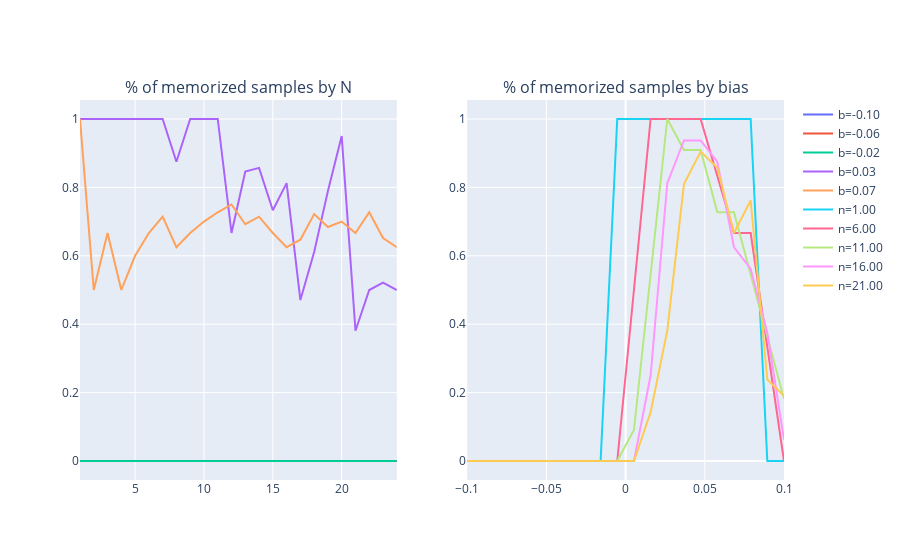

This figure's notebook cell:
### Code cell
fig = make_subplots(rows=1, cols=2, subplot_titles=("% of memorized samples by N","% of memorized samples by bias"))

# col 1
for i in range(0, suc_bias.shape[0], 4):
    fig.add_trace(go.Scatter(x=np.arange(1,25), y=suc_bias[i]/np.arange(1,25), name="b={:.2f}".format(biases[i])), row=1, col=1)

#col 2
for i in range(1,24, 5):
    fig.add_trace(go.Scatter(x=biases, y=suc_bias.T[i-1]/i, name="n={:.2f}".format(i)), row=1, col=2)

fig.show()

### Figure 1 — Plotly figure (JSON) as saved in the notebook; plotly's stock layout.template omitted (floating-point values rounded to 4 significant figures)
{"data": [{"name": "b=-0.10", "type": "scatter", "x": [1, 2, 3, 4, 5, 6, 7, 8, 9, 10, 11, 12, 13, 14, 15, 16, 17, 18, 19, 20, 21, 22, 23, 24], "xaxis": "x", "y": [0, 0, 0, 0, 0, 0, 0, 0, 0, 0, 0, 0, 0, 0, 0, 0, 0, 0, 0, 0, 0, 0, 0, 0], "yaxis": "y"}, {"name": "b=-0.06", "type": "scatter", "x": [1, 2, 3, 4, 5, 6, 7, 8, 9, 10, 11, 12, 13, 14, 15, 16, 17, 18, 19, 20, 21, 22, 23, 24], "xaxis": "x", "y": [0, 0, 0, 0, 0, 0, 0, 0, 0, 0, 0, 0, 0, 0, 0, 0, 0, 0, 0, 0, 0, 0, 0, 0], "yaxis": "y"}, {"name": "b=-0.02", "type": "scatter", "x": [1, 2, 3, 4, 5, 6, 7, 8, 9, 10, 11, 12, 13, 14, 15, 16, 17, 18, 19, 20, 21, 22, 23, 24], "xaxis": "x", "y": [0, 0, 0, 0, 0, 0, 0, 0, 0, 0, 0, 0, 0, 0, 0, 0, 0, 0, 0, 0, 0, 0, 0, 0], "yaxis": "y"}, {"name": "b=0.03", "type": "scatter", "x": [1, 2, 3, 4, 5, 6, 7, 8, 9, 10, 11, 12, 13, 14, 15, 16, 17, 18, 19, 20, 21, 22, 23, 24], "xaxis": "x", "y": [1, 1, 1, 1, 1, 1, 1, 0.875, 1, 1, 1, 0.6667, 0.8462, 0.8571, 0.7333, 0.8125, 0.4706, 0.6111, 0.7895, 0.95, 0.381, 0.5, 0.5217, 0.5], "yaxis": "y"}, {"name": "b=0.07", "type": "scatter", "x": [1, 2, 3, 4, 5, 6, 7, 8, 9, 10, 11, 12, 13, 14, 15, 16, 17, 18, 19, 20, 21, 22, 23, 24], "xaxis": "x", "y": [1, 0.5, 0.6667, 0.5, 0.6, 0.6667, 0.7143, 0.625, 0.6667, 0.7, 0.7273, 0.75, 0.6923, 0.7143, 0.6667, 0.625, 0.6471, 0.7222, 0.6842, 0.7, 0.6667, 0.7273, 0.6522, 0.625], "yaxis": "y"}, {"name": "n=1.00", "type": "scatter", "x": [-0.1, -0.08947, -0.07895, -0.06842, -0.05789, -0.04737, -0.03684, -0.02632, -0.01579, -0.005263, 0.005263, 0.01579, 0.02632, 0.03684, 0.04737, 0.05789, 0.06842, 0.07895, 0.08947, 0.1], "xaxis": "x2", "y": [0, 0, 0, 0, 0, 0, 0, 0, 0, 1, 1, 1, 1, 1, 1, 1, 1, 1, 0, 0], "yaxis": "y2"}, {"name": "n=6.00", "type": "scatter", "x": [-0.1, -0.08947, -0.07895, -0.06842, -0.05789, -0.04737, -0.03684, -0.02632, -0.01579, -0.005263, 0.005263, 0.01579, 0.02632, 0.03684, 0.04737, 0.05789, 0.06842, 0.07895, 0.08947, 0.1], "xaxis": "x2", "y": [0, 0, 0, 0, 0, 0, 0, 0, 0, 0, 0.5, 1, 1, 1, 1, 0.8333, 0.6667, 0.6667, 0.3333, 0], "yaxis": "y2"}, {"name": "n=11.00", "type": "scatter", "x": [-0.1, -0.08947, -0.07895, -0.06842, -0.05789, -0.04737, -0.03684, -0.02632, -0.01579, -0.005263, 0.005263, 0.01579, 0.02632, 0.03684, 0.04737, 0.05789, 0.06842, 0.07895, 0.08947, 0.1], "xaxis": "x2", "y": [0, 0, 0, 0, 0, 0, 0, 0, 0, 0, 0.09091, 0.5455, 1, 0.9091, 0.9091, 0.7273, 0.7273, 0.5455, 0.3636, 0.1818], "yaxis": "y2"}, {"name": "n=16.00", "type": "scatter", "x": [-0.1, -0.08947, -0.07895, -0.06842, -0.05789, -0.04737, -0.03684, -0.02632, -0.01579, -0.005263, 0.005263, 0.01579, 0.02632, 0.03684, 0.04737, 0.05789, 0.06842, 0.07895, 0.08947, 0.1], "xaxis": "x2", "y": [0, 0, 0, 0, 0, 0, 0, 0, 0, 0, 0, 0.25, 0.8125, 0.9375, 0.9375, 0.875, 0.625, 0.5625, 0.375, 0.0625], "yaxis": "y2"}, {"name": "n=21.00", "type": "scatter", "x": [-0.1, -0.08947, -0.07895, -0.06842, -0.05789, -0.04737, -0.03684, -0.02632, -0.01579, -0.005263, 0.005263, 0.01579, 0.02632, 0.03684, 0.04737, 0.05789, 0.06842, 0.07895, 0.08947, 0.1], "xaxis": "x2", "y": [0, 0, 0, 0, 0, 0, 0, 0, 0, 0, 0, 0.1429, 0.381, 0.8095, 0.9048, 0.8571, 0.6667, 0.7619, 0.2381, 0.1905], "yaxis": "y2"}], "layout": {"annotations": [{"font": {"size": 16}, "showarrow": false, "text": "% of memorized samples by N", "x": 0.225, "xanchor": "center", "xref": "paper", "y": 1, "yanchor": "bottom", "yref": "paper"}, {"font": {"size": 16}, "showarrow": false, "text": "% of memorized samples by bias", "x": 0.775, "xanchor": "center", "xref": "paper", "y": 1, "yanchor": "bottom", "yref": "paper"}], "xaxis": {"anchor": "y", "domain": [0, 0.45]}, "xaxis2": {"anchor": "y2", "domain": [0.55, 1]}, "yaxis": {"anchor": "x", "domain": [0, 1]}, "yaxis2": {"anchor": "x2", "domain": [0, 1]}}}
